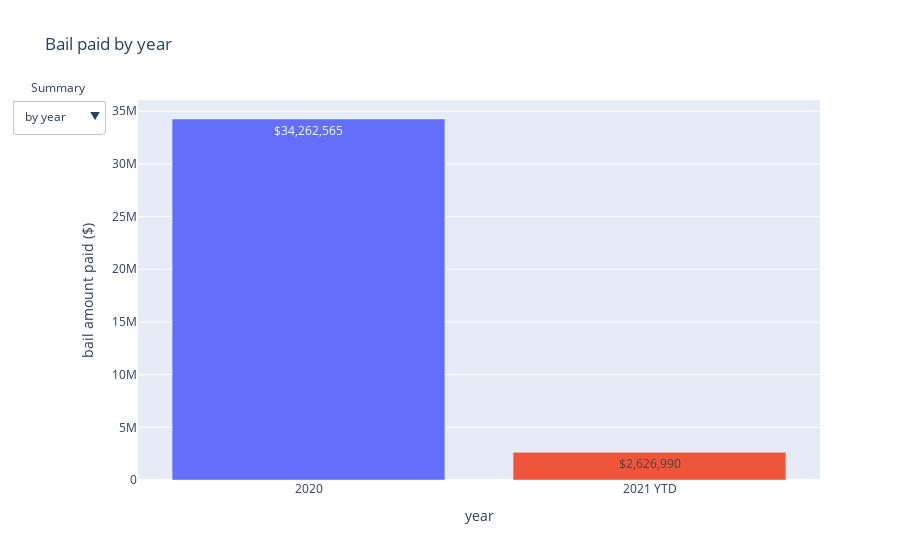

The notebook cell this image was saved under:
### Code cell
fig = go.Figure()

### Add traces for yearly summary
# 2020
fig.add_trace(go.Bar(
    x = [0],
    y = [bail_paid_2020],
    orientation = "v",
    text = ["$"+f'{bail_paid_2020:,.0f}'],
    textposition = "inside",
    hoverinfo = "text",
    hovertext = ["2020 <br>$"+f'{bail_paid_2020:,.0f}'],
    showlegend = False
    ))

# 2021
fig.add_trace(go.Bar(
    x = [1],
    y = [bail_paid_2021],
    orientation = "v",
    text = ["$"+f'{bail_paid_2021:,.0f}'],
    textposition = "inside",
    hoverinfo = "text",
    hovertext = ["2021 <br>$"+f'{bail_paid_2021:,.0f}'],
    showlegend = False

    ))

### add traces for monthly summary
# 2020 data
hovertext_2020 = [m + " 2020 <br>" + "$"+f'{v:,.0f}'  
                  for (m,v) in zip(months, month_data[:12])]
fig.add_trace(go.Bar(
    y = month_data[:12],
    name = "2020",
    hoverinfo = "text",
    hovertext = hovertext_2020,
    visible = False
    ))

# 2021 data
hovertext_2021 = [m + " 2021 <br>" + "$"+f'{v:,.0f}'
                  for (m,v) in zip(months, month_data[12:])]
fig.add_trace(go.Bar(
    y = month_data[12:],
    name = "2021",
    hoverinfo = "text",
    hovertext = hovertext_2021,
    visible = False   
    ))


fig.update_layout(
    title="Bail paid by year",
    xaxis_title="year",
    yaxis_title="bail amount paid ($)",
    xaxis_tickvals = [0, 1],
    xaxis_ticktext = ["2020","2021 YTD"]
)

# update
fig.update_layout(
    annotations=[
        dict(text="Summary", x=-0.16, xref="paper", y=1.06, yref="paper",
                             align="left", showarrow=False)
    ])

fig.update_layout(
    updatemenus=[
        dict(
            active=0,
            buttons=list([
                dict(label="by year",
                     method="update",
                     args=[{"visible": [True, True, False, False]},
                           {"title": "Bail paid by year",
                           'xaxis': {'title': 'year',
                                     'tickvals' : [0,1],
                                     'ticktext' : ["2020", "2021 YTD"]
                           }}]),
                dict(label="by month",
                     method="update",
                     args=[{"visible": [False, False, True, True]},
                           {"title": "Bail paid by month",
                           'xaxis': {'title': 'month',
                                     'tickvals' : list(range(12)),
                                     'ticktext' : months
                                    }}
                          ])
                    
            ]),
        )
        
    ])



fig.show()

### Figure 1 — Plotly figure (JSON) as saved in the notebook; plotly's stock layout.template omitted (floating-point values rounded to 4 significant figures)
{"data": [{"hoverinfo": "text", "hovertext": ["2020 <br>$34,262,565"], "orientation": "v", "showlegend": false, "text": ["$34,262,565"], "textposition": "inside", "type": "bar", "x": [0], "y": [34262565]}, {"hoverinfo": "text", "hovertext": ["2021 <br>$2,626,990"], "orientation": "v", "showlegend": false, "text": ["$2,626,990"], "textposition": "inside", "type": "bar", "x": [1], "y": [2626990]}, {"hoverinfo": "text", "hovertext": ["Jan 2020 <br>$2,775,850", "Feb 2020 <br>$4,069,140", "Mar 2020 <br>$2,364,740", "Apr 2020 <br>$2,163,680", "May 2020 <br>$4,661,405", "Jun 2020 <br>$2,958,600", "Jul 2020 <br>$2,582,670", "Aug 2020 <br>$3,584,930", "Sep 2020 <br>$3,499,280", "Oct 2020 <br>$3,141,770", "Nov 2020 <br>$1,513,350", "Dec 2020 <br>$947,150"], "name": "2020", "type": "bar", "visible": false, "y": [2775850, 4069140, 2364740, 2163680, 4661405, 2958600, 2582670, 3584930, 3499280, 3141770, 1513350, 947150]}, {"hoverinfo": "text", "hovertext": ["Jan 2021 <br>$704,220", "Feb 2021 <br>$970,420", "Mar 2021 <br>$952,350"], "name": "2021", "type": "bar", "visible": false, "y": [704220, 970420, 952350]}], "layout": {"annotations": [{"align": "left", "showarrow": false, "text": "Summary", "x": -0.16, "xref": "paper", "y": 1.06, "yref": "paper"}], "title": {"text": "Bail paid by year"}, "updatemenus": [{"active": 0, "buttons": [{"args": [{"visible": [true, true, false, false]}, {"title": "Bail paid by year", "xaxis": {"ticktext": ["2020", "2021 YTD"], "tickvals": [0, 1], "title": "year"}}], "label": "by year", "method": "update"}, {"args": [{"visible": [false, false, true, true]}, {"title": "Bail paid by month", "xaxis": {"ticktext": ["Jan", "Feb", "Mar", "Apr", "May", "Jun", "Jul", "Aug", "Sep", "Oct", "Nov", "Dec"], "tickvals": [0, 1, 2, 3, 4, 5, 6, 7, 8, 9, 10, 11], "title": "month"}}], "label": "by month", "method": "update"}]}], "xaxis": {"ticktext": ["2020", "2021 YTD"], "tickvals": [0, 1], "title": {"text": "year"}}, "yaxis": {"title": {"text": "bail amount paid ($)"}}}}
